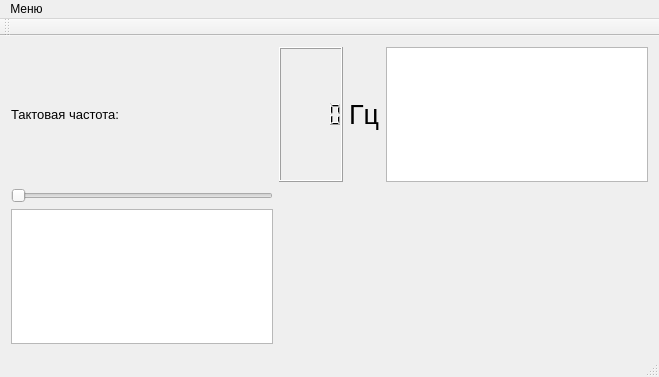
<?xml version="1.0" encoding="UTF-8"?>
<ui version="4.0">
 <class>Lab2GUIClass</class>
 <widget class="QMainWindow" name="Lab2GUIClass">
  <property name="geometry">
   <rect>
    <x>0</x>
    <y>0</y>
    <width>659</width>
    <height>377</height>
   </rect>
  </property>
  <property name="windowTitle">
   <string>Lab2GUI</string>
  </property>
  <widget class="QWidget" name="centralWidget">
   <layout class="QGridLayout" name="gridLayout">
    <item row="1" column="0">
     <widget class="QSlider" name="horizontalSlider">
      <property name="orientation">
       <enum>Qt::Horizontal</enum>
      </property>
     </widget>
    </item>
    <item row="0" column="3">
     <widget class="QListWidget" name="listWidget"/>
    </item>
    <item row="0" column="2">
     <widget class="QLabel" name="label_2">
      <property name="text">
       <string>&lt;html&gt;&lt;head/&gt;&lt;body&gt;&lt;p&gt;&lt;span style=&quot; font-size:20pt;&quot;&gt;Гц&lt;/span&gt;&lt;/p&gt;&lt;/body&gt;&lt;/html&gt;</string>
      </property>
     </widget>
    </item>
    <item row="0" column="1">
     <widget class="QLCDNumber" name="lcdNumber"/>
    </item>
    <item row="0" column="0">
     <widget class="QLabel" name="label">
      <property name="text">
       <string>&lt;html&gt;&lt;head/&gt;&lt;body&gt;&lt;p&gt;&lt;span style=&quot; font-size:10pt;&quot;&gt;Тактовая частота:&lt;/span&gt;&lt;/p&gt;&lt;/body&gt;&lt;/html&gt;</string>
      </property>
     </widget>
    </item>
    <item row="2" column="0">
     <widget class="QChartView" name="graphicsView"/>
    </item>
   </layout>
  </widget>
  <widget class="QMenuBar" name="menuBar">
   <property name="geometry">
    <rect>
     <x>0</x>
     <y>0</y>
     <width>659</width>
     <height>21</height>
    </rect>
   </property>
   <widget class="QMenu" name="menu_2">
    <property name="title">
     <string>Меню</string>
    </property>
    <addaction name="action_7"/>
    <addaction name="action_8"/>
    <addaction name="action_9"/>
    <addaction name="action_10"/>
   </widget>
   <addaction name="menu_2"/>
  </widget>
  <widget class="QToolBar" name="mainToolBar">
   <attribute name="toolBarArea">
    <enum>TopToolBarArea</enum>
   </attribute>
   <attribute name="toolBarBreak">
    <bool>false</bool>
   </attribute>
  </widget>
  <widget class="QStatusBar" name="statusBar"/>
  <action name="action">
   <property name="text">
    <string>Тык?</string>
   </property>
  </action>
  <action name="action_2">
   <property name="text">
    <string>А сюда?</string>
   </property>
  </action>
  <action name="action_3">
   <property name="text">
    <string>Добавить задачу</string>
   </property>
  </action>
  <action name="action_4">
   <property name="text">
    <string>Новая задача</string>
   </property>
  </action>
  <action name="action_6">
   <property name="text">
    <string>Добавить</string>
   </property>
  </action>
  <action name="action_7">
   <property name="text">
    <string>Добавить задачу</string>
   </property>
  </action>
  <action name="action_8">
   <property name="text">
    <string>Очистить все задачи</string>
   </property>
  </action>
  <action name="action_9">
   <property name="text">
    <string>Сохранить отчёт</string>
   </property>
  </action>
  <action name="action_10">
   <property name="text">
    <string>Выход</string>
   </property>
  </action>
 </widget>
 <layoutdefault spacing="6" margin="11"/>
 <customwidgets>
  <customwidget>
   <class>QChartView</class>
   <extends>QGraphicsView</extends>
   <header>QtCharts</header>
  </customwidget>
 </customwidgets>
 <resources>
  <include location="Lab2GUI.qrc"/>
 </resources>
 <connections/>
</ui>
